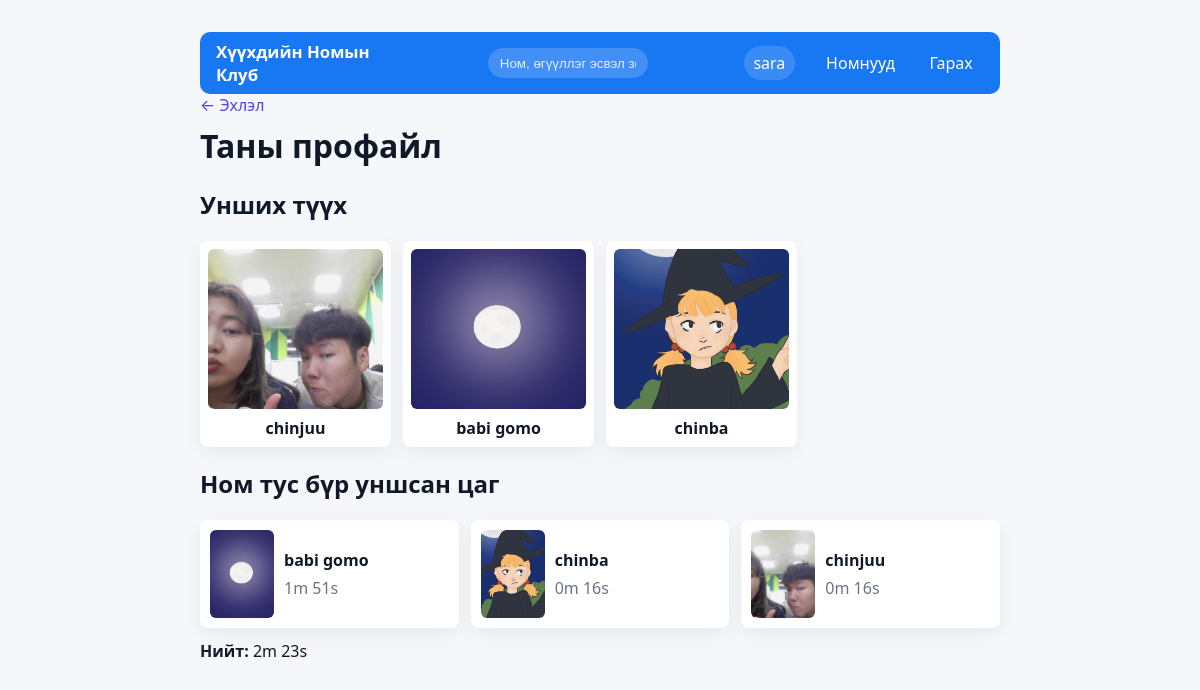
Screenshot of /profile (signed in) with the database file from the repository.
### tables this page shows
CREATE TABLE reading_sessions (
        id INTEGER PRIMARY KEY AUTOINCREMENT,
        user_id INTEGER NOT NULL,
        book_id INTEGER NOT NULL,
        start_time TEXT NOT NULL,
        end_time TEXT,
        duration_seconds INTEGER, started_at INTEGER, ended_at INTEGER,
        FOREIGN KEY (user_id) REFERENCES users(id) ON DELETE CASCADE,
        FOREIGN KEY (book_id) REFERENCES books(id) ON DELETE CASCADE
    );

CREATE TABLE books (
        id INTEGER PRIMARY KEY AUTOINCREMENT,
        title TEXT NOT NULL,
        author TEXT,
        description TEXT
    , image TEXT);

### app.py (the view)
@app.route('/profile')
def profile():
    if not session.get('user_id'):
        flash('Please log in to view your profile.')
        return redirect(url_for('login'))
    user_id = session['user_id']
    conn = get_db_connection()
    rows = conn.execute('''
        SELECT rs.id, rs.book_id, rs.started_at, rs.ended_at, rs.duration_seconds, b.title, b.image as image
        FROM reading_sessions rs
        JOIN (
            SELECT book_id, MAX(started_at) AS max_started
            FROM reading_sessions
            WHERE user_id = ?
            GROUP BY book_id
        ) m ON rs.book_id = m.book_id AND rs.started_at = m.max_started
        LEFT JOIN books b ON b.id = rs.book_id
        WHERE rs.user_id = ?
        ORDER BY rs.started_at DESC
    ''', (user_id, user_id)).fetchall()
    sessions = [dict(r) for r in rows]
    agg = conn.execute('''
        SELECT b.id as book_id, b.title, b.image as image, COALESCE(SUM(rs.duration_seconds),0) as total_seconds
        FROM books b
        LEFT JOIN reading_sessions rs ON rs.book_id = b.id AND rs.user_id = ?
        GROUP BY b.id, b.title
        HAVING total_seconds > 0
        ORDER BY total_seconds DESC
    ''', (user_id,)).fetchall()
    totals = [dict(r) for r in agg]
    total_overall = sum(r['total_seconds'] for r in totals) if totals else 0
    conn.close()
    return render_template('profile.html', sessions=sessions, totals=totals, total_overall=total_overall)

### app.py (called while the page is built)
def get_db_connection():
    db_path = os.path.join(app.instance_path, 'database.db')
    conn = sqlite3.connect(db_path)
    conn.row_factory = sqlite3.Row
    return conn

### templates/profile.html (shortened to what this page needs)
<!doctype html>
<html lang="en">
  <head>
    <link rel="stylesheet" href="/static/style.css">
  </head>
  <body>
    <div class="container">
      <nav class="nav">
        <div class="nav-left"><a href="/" class="logo">Хүүхдийн Номын Клуб</a></div>
        <div class="nav-center">
          <input id="nav-search" class="nav-search" placeholder="Ном, өгүүллэг эсвэл зохиогч хайх" autocomplete="off" />
        </div>
        <div class="nav-right">
          <span class="profile-pill">{{ session.username }}</span>
          <a href="/books">Номнууд</a>
          <a href="/logout">Гарах</a>
        </div>
      </nav>
      <main>
        <a href="/" class="back">← Эхлэл</a>
        <h1>Таны профайл</h1>
        <section style="margin-top:1rem">
          <h2>Унших түүх</h2>
          {% if sessions and sessions|length > 0 %}
            <div class="card-grid" style="display:grid;grid-template-columns:repeat(auto-fill,minmax(160px,1fr));gap:12px;margin-top:8px">
              {% for s in sessions %}
                <div class="card" style="background:var(--card);padding:8px;border-radius:8px;display:flex;flex-direction:column;align-items:center;gap:8px;text-align:center;box-shadow:0 6px 18px rgba(2,6,23,0.06)">
                  {% set img = s.image %}
                  {% if img %}
                    <img src="{{ url_for('static', filename='uploads/' ~ img) }}" alt="{{ s.title }} cover" style="width:100%;height:160px;object-fit:cover;border-radius:6px" />
                  {% else %}
                    <div style="width:100%;height:160px;background:#f3f4f6;border-radius:6px"></div>
                  {% endif %}
                  <div style="font-weight:600">{{ s.title or ('#' ~ s.book_id) }}</div>
                </div>
              {% endfor %}
            </div>
          {% else %}
            <p>Одоогоор уншсан ном байхгүй байна.</p>
          {% endif %}
        </section>
        <section style="margin-top:1rem">
          <h2>Ном тус бүр уншсан цаг</h2>
          {% if totals and totals|length > 0 %}
            <div class="card-grid" style="display:grid;grid-template-columns:repeat(auto-fill,minmax(200px,1fr));gap:12px;margin-top:8px">
              {% for t in totals %}
                <div class="card" style="background:var(--card);padding:10px;border-radius:8px;display:flex;gap:10px;align-items:center;box-shadow:0 6px 18px rgba(2,6,23,0.06)">
                  {% if t.image %}
                    <img src="{{ url_for('static', filename='uploads/' ~ t.image) }}" alt="{{ t.title }} cover" style="width:64px;height:88px;object-fit:cover;border-radius:6px;flex:0 0 64px" />
                  {% else %}
                    <div style="width:64px;height:88px;background:#f3f4f6;border-radius:6px;flex:0 0 64px"></div>
                  {% endif %}
                  <div style="flex:1">
                    <div style="font-weight:600">{{ t.title }}</div>
                    <div style="color:#6b7280;margin-top:6px">{{ (t.total_seconds // 60) }}m {{ (t.total_seconds % 60) }}s</div>
                  </div>
                </div>
              {% endfor %}
            </div>
            <p style="margin-top:12px"><strong>Нийт:</strong> {{ (total_overall // 60) }}m {{ (total_overall % 60) }}s</p>
          {% else %}
            <p>Одоогоор бүртгэгдсэн хугацаа алга байна.</p>
          {% endif %}
        </section>
      </main>
    </div>
  </body>
  </html>

### static/style.css (style rules this page uses)
:root { --bg:#f5f7fb; --card:#ffffff; --accent:#4f46e5; --muted:#6b7280; }
* { box-sizing:border-box }
body { font-family:system-ui,-apple-system,Segoe UI,Roboto,'Helvetica Neue',Arial; background:var(--bg); margin:0; padding:2rem; color:#111827; }
.container { max-width:800px; margin:0 auto; }
h1 { margin-top:0 }
.nav { display:flex;justify-content:space-between;align-items:center;padding:.5rem 1rem;border-radius:10px;background:#1877f2;color:white }
.logo { font-weight:700;color:#fff;text-decoration:none;font-size:1.05rem }
.nav-center { flex:1;display:flex;justify-content:center;padding:0 1rem;position:relative }
.nav-search { width:320px;max-width:50%;padding:.45rem .75rem;border-radius:20px;border:none;background:rgba(255,255,255,0.18);color:#fff }
.nav-search::placeholder { color:rgba(255,255,255,0.85) }
.nav-right { display:flex;align-items:center }
.nav-right a { margin-left:0.75rem;color:#fff;text-decoration:none;padding:.45rem .7rem;border-radius:6px }
.profile-pill { background:rgba(255,255,255,0.15);padding:.35rem .6rem;border-radius:999px;color:#fff;margin-right:.5rem }
.back { display:inline-block;margin-bottom:.5rem;color:var(--accent);text-decoration:none }

### rows the page displays
reading_sessions: shows a picture, title "chinjuu"
reading_sessions: shows a picture, title "babi gomo"
reading_sessions: shows a picture, title "chinba"
books: image (picture), title "babi gomo", total_seconds "1", total_seconds "51"
books: image (picture), title "chinba", total_seconds "0", total_seconds "16"
books: image (picture), title "chinjuu", total_seconds "0", total_seconds "16"

### other values shown
{{ session.username }} "sara"
{{ (total_overall // 60) }} "2"
{{ (total_overall % 60) }} "23"
